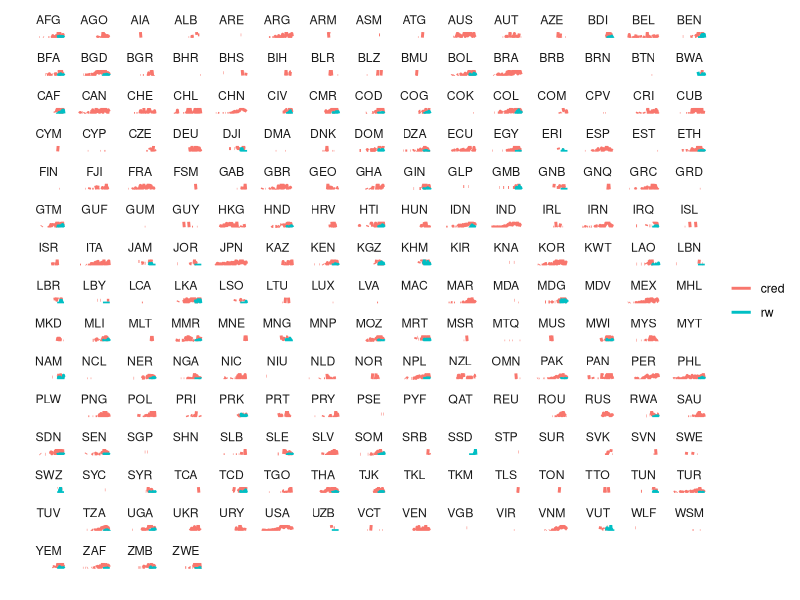
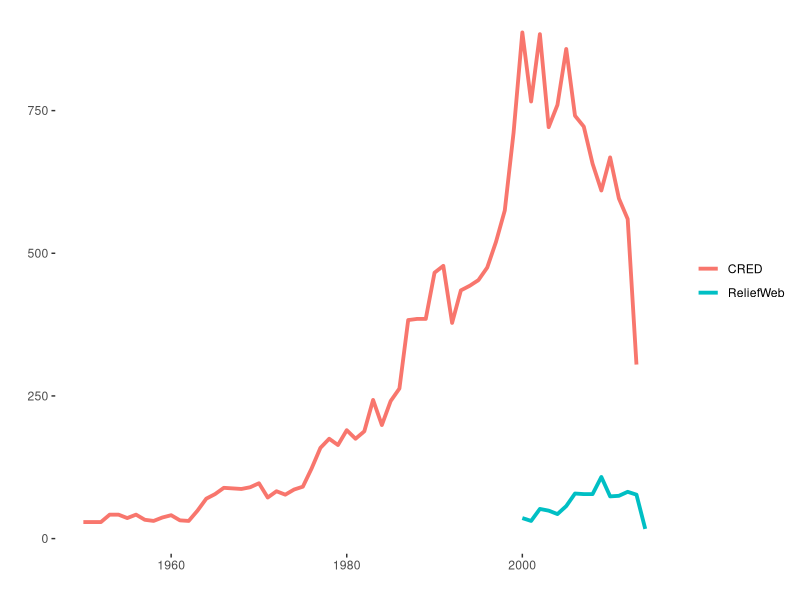
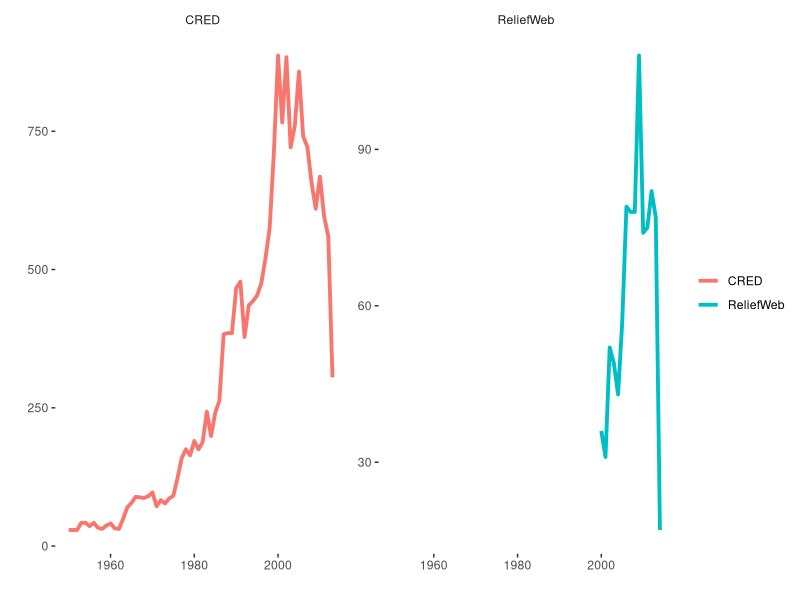

Recreate these plots in R, in order.
## Plotting functions
library(ggplot2)

# loading data
data <- read.csv('data/data.csv')


## plotting ##
# creating sparklines 
spark_plot <- ggplot(data, aes(period, value, color = source)) + theme_bw() +
    geom_line(stat = 'identity', size = 1) +
    facet_wrap(~ iso3, scale = "free_y") +
    theme(panel.border = element_rect(linetype = 0),
          strip.background = element_rect(colour = "white", fill = "white"),
          panel.background = element_rect(colour = "white"),
          panel.grid.major = element_blank(),
          panel.grid.minor = element_blank(),
          axis.text.x = element_blank(),
          axis.text.y = element_blank(),
          axis.ticks = element_blank(),
          legend.title = element_blank(),
          legend.key = element_blank()) +
    ylab("") + xlab("")


ggsave('plot/spark_plot.png', spark_plot, heigh = 10.5, width = 16.39, units = 'in')


## comparing totals ##
# relifeweb
rw_total <- data[data$source == 'rw', ]
year_list <- unique(rw_total$period)
for (i in 1:length(unique(rw_total$period))) {
    it <- rw_total[rw_total$period == year_list[i], ]
    total <- data.frame(iso3 = 'WLD',
                        name = 'World',
                        period = year_list[i],
                        value = sum(it$value),
                        source = 'ReliefWeb'
                        )
    rw_total <- rbind(rw_total, total)
}

# cred
cred_total <- data[data$source == 'cred', ]
year_list <- unique(cred_total$period)
for (i in 1:length(unique(cred_total$period))) {
    it <- cred_total[cred_total$period == year_list[i], ]
    total <- data.frame(iso3 = 'WLD',
                        name = 'World',
                        period = year_list[i],
                        value = sum(it$value, na.rm = T),
                        source = 'CRED'
    )
    cred_total <- rbind(cred_total, total)
}

data_total <- rbind(rw_total, cred_total)

## plotting ##
world <- data_total[data_total$iso3 == 'WLD', ]

world_spark_plot <- ggplot(world, aes(period, value, color = source)) + theme_bw() +
    geom_line(stat = 'identity', size = 1.3) +
    ylab("") + xlab("") +
    theme(panel.border = element_rect(linetype = 0),
          strip.background = element_rect(colour = "white", fill = "white"),
          panel.background = element_rect(colour = "white"),
          panel.grid.major = element_blank(),
          panel.grid.minor = element_blank(),
          legend.title = element_blank(),
          legend.key = element_blank())
    
ggsave('plot/world_spark_plot.png', world_spark_plot, width = 9.11, height = 3, units = 'in')


world_spark_plot_scale <- ggplot(world, aes(period, value, color = source)) + theme_bw() +
    geom_line(stat = 'identity', size = 1.3) +
    facet_wrap(~ source, scale = 'free_y') +
    ylab("") + xlab("") +
    theme(panel.border = element_rect(linetype = 0),
          strip.background = element_rect(colour = "white", fill = "white"),
          panel.background = element_rect(colour = "white"),
          panel.grid.major = element_blank(),
          panel.grid.minor = element_blank(),
          legend.title = element_blank(),
          legend.key = element_blank())
    

ggsave('plot/world_spark_plot_scale.png', world_spark_plot_scale, width = 9.11, height = 3, units = 'in')

